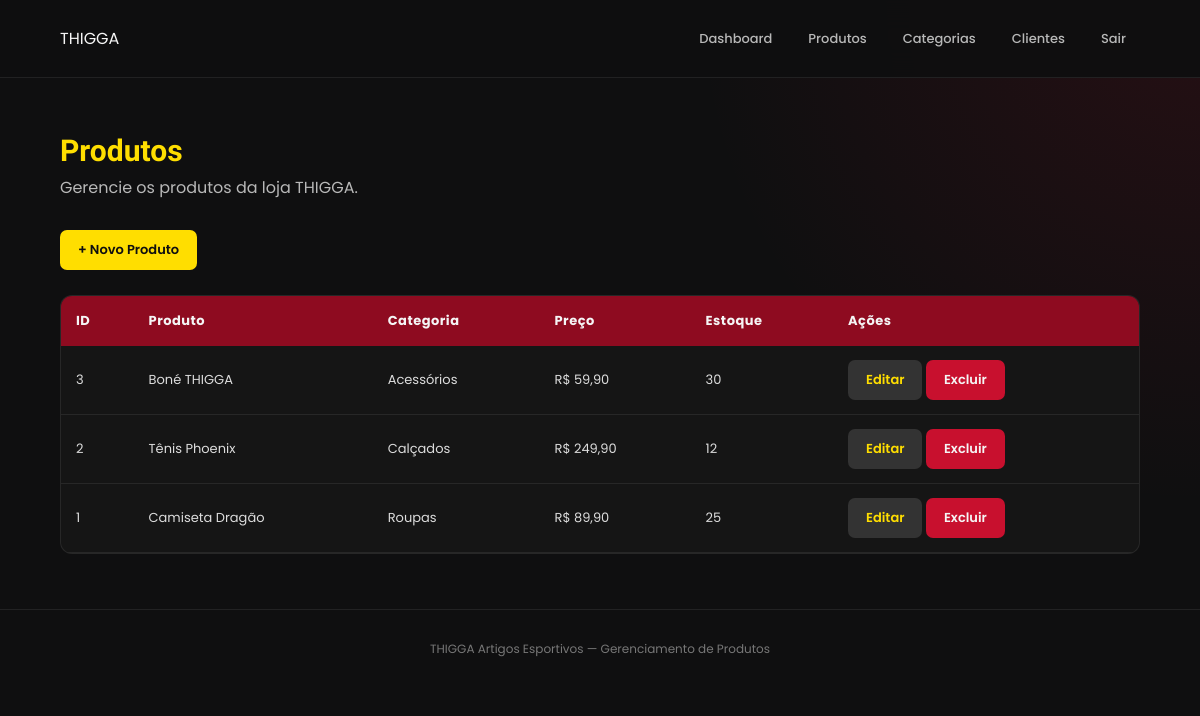
/admin/produtos/listar.php (signed in), run on an earlier commit of the app's database.
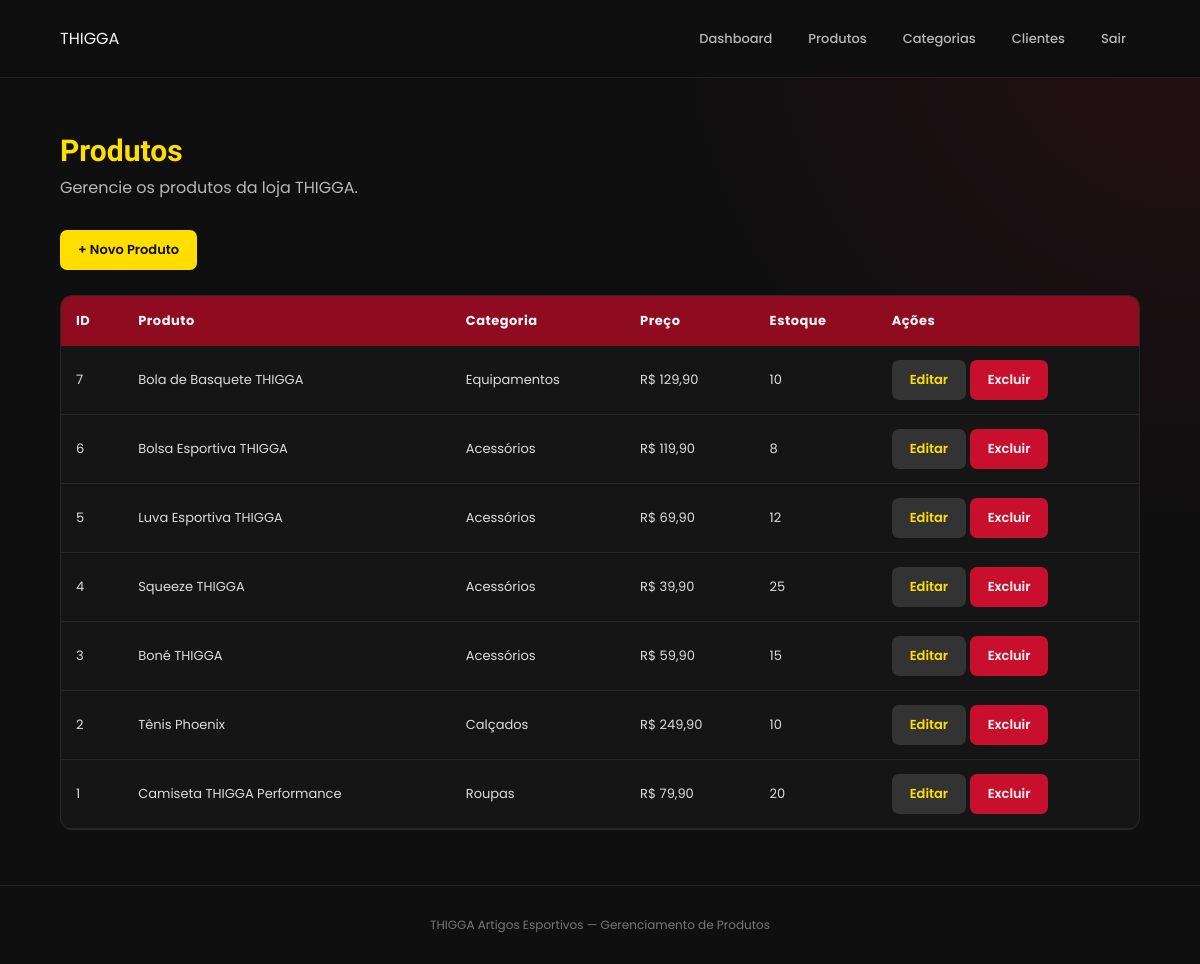
And on a later commit of the database.
### tables this page shows
CREATE TABLE IF NOT EXISTS produtos (

    id INT AUTO_INCREMENT PRIMARY KEY,

    nome VARCHAR(150) NOT NULL,

    descricao TEXT,

    preco DECIMAL(10,2) NOT NULL DEFAULT 0.00,

    estoque INT NOT NULL DEFAULT 0,

    imagem VARCHAR(255),

    categoria_id INT,

    CONSTRAINT fk_produto_categoria
        FOREIGN KEY (categoria_id)
        REFERENCES categorias(id)
        ON DELETE SET NULL
        ON UPDATE CASCADE

);

CREATE TABLE IF NOT EXISTS categorias (

    id INT AUTO_INCREMENT PRIMARY KEY,

    nome VARCHAR(100) NOT NULL,

    descricao TEXT

);

### admin/produtos/listar.php (the view, shortened to what this page needs)
<?php
require_once "../../config/conexao.php";
$sql = "
    SELECT
        produtos.id,
        produtos.nome,
        produtos.descricao,
        produtos.preco,
        produtos.estoque,
        categorias.nome AS categoria
    FROM produtos
    LEFT JOIN categorias
        ON produtos.categoria_id = categorias.id
    ORDER BY produtos.id DESC
";
$stmt = $pdo->query($sql);
$produtos = $stmt->fetchAll(PDO::FETCH_ASSOC);
?>
<!DOCTYPE html>
<html lang="pt-BR">
<head>
    <link
        rel="stylesheet"
        href="../../assets/css/admin.css"
    >
</head>
<body>
<header class="admin-header">
    <div class="admin-logo">
        THIGGA
    </div>
    <nav class="admin-menu">
        <a href="../dashboard.php">
            Dashboard
        </a>
        <a href="listar.php">
            Produtos
        </a>
        <a href="../categorias/listar.php">
            Categorias
        </a>
        <a href="../clientes/listar.php">
            Clientes
        </a>
        <a href="../logout.php">
            Sair
        </a>
    </nav>
</header>
<main class="admin-container">
    <div class="admin-titulo">
        <h1>
            Produtos
        </h1>
        <p>
            Gerencie os produtos da loja THIGGA.
        </p>
    </div>
    <div style="margin-bottom:25px;">
        <a
            href="novo.php"
            class="btn-admin btn-novo"
        >
            + Novo Produto
        </a>
    </div>
    <div class="tabela-container">
        <table class="tabela">
            <thead>
                <tr>
                    <th>ID</th>
                    <th>Produto</th>
                    <th>Categoria</th>
                    <th>Preço</th>
                    <th>Estoque</th>
                    <th>Ações</th>
                </tr>
            </thead>
            <tbody>
                <?php if (count($produtos) > 0): ?>
                    <?php foreach ($produtos as $produto): ?>
                        <tr>
                            <td>
                                <?php
                                echo $produto["id"];
                                ?>
                            </td>
                            <td>
                                <?php
                                echo htmlspecialchars(
                                    $produto["nome"]
                                );
                                ?>
                            </td>
                            <td>
                                <?php
                                echo htmlspecialchars(
                                    $produto["categoria"]
                                    ?? "Sem categoria"
                                );
                                ?>
                            </td>
                            <td>
                                R$
                                <?php
                                echo number_format(
                                    $produto["preco"],
                                    2,
                                    ",",
                                    "."
                                );
                                ?>
                            </td>
                            <td>
                                <?php
                                echo $produto["estoque"];
                                ?>
                            </td>
                            <td>
                                <a
                                    href="editar.php?id=<?php echo $produto['id']; ?>"
                                    class="btn-admin btn-editar"
                                >
                                    Editar
                                </a>
                                <a
                                    href="excluir.php?id=<?php echo $produto['id']; ?>"
                                    class="btn-admin btn-excluir"
                                >
                                    Excluir
                                </a>
                            </td>
                        </tr>
                    <?php endforeach; ?>
                <?php endif; ?>
            </tbody>
        </table>
    </div>
</main>
<footer class="admin-footer">
    THIGGA Artigos Esportivos —
    Gerenciamento de Produtos
</footer>
</body>
</html>

### assets/css/admin.css (style rules this page uses)
:root { --vermelho: #C8102E; --vermelho-escuro: #8E0B20; --preto: #0F0F10; --preto2: #151515; --preto3: #1D1D1D; --branco: #F5F5F5; --cinza: #B8B8B8; --cinza2: #777777; --dourado: #D4AF37; --dourado-claro: #FFDE00; --borda: rgba(255, 255, 255, .08); }
* { margin: 0; padding: 0; box-sizing: border-box; }
html { scroll-behavior: smooth; }
body { min-height: 100vh; font-family: "Poppins", sans-serif; background: radial-gradient( circle at top right, rgba(200, 16, 46, .12), transparent 35% ), var(--preto); color: var(--branco); }
.admin-header { min-height: 78px; padding: 0 5%; display: flex; align-items: center; justify-content: space-between; gap: 30px; position: sticky; top: 0; z-index: 1000; background: rgba(15, 15, 16, .96); border-bottom: 1px solid var(--borda); backdrop-filter: blur(15px); }
.admin-menu { display: flex; align-items: center; gap: 8px; }
.admin-menu a { padding: 10px 14px; border-radius: 7px; color: var(--cinza); text-decoration: none; font-size: 13px; font-weight: 500; transition: .25s; }
.admin-container { width: 90%; max-width: 1250px; margin: 0 auto; padding: 55px 0; }
.admin-titulo { margin-bottom: 30px; }
.admin-titulo h1 { font-family: "Orbitron", sans-serif; color: var(--dourado-claro); font-size: 30px; }
.admin-titulo p { margin-top: 7px; color: var(--cinza); }
.tabela-container { width: 100%; overflow-x: auto; background: var(--preto2); border: 1px solid var(--borda); border-radius: 12px; }
.tabela { width: 100%; min-width: 700px; border-collapse: collapse; }
.tabela th { padding: 15px; background: var(--vermelho-escuro); color: var(--branco); text-align: left; font-size: 13px; letter-spacing: .5px; }
.tabela td { padding: 14px 15px; border-bottom: 1px solid var(--borda); color: #ddd; font-size: 13px; }
.tabela tbody tr { transition: .2s; }
.btn-admin { display: inline-block; padding: 10px 18px; border: none; border-radius: 7px; text-decoration: none; font-family: "Poppins", sans-serif; font-size: 13px; font-weight: 600; cursor: pointer; transition: .25s; }
.btn-novo { background: var(--dourado-claro); color: var(--preto); }
.btn-editar { background: #333; color: var(--dourado-claro); }
.btn-excluir { background: var(--vermelho); color: var(--branco); }
.admin-footer { padding: 30px 15px; border-top: 1px solid var(--borda); color: var(--cinza2); text-align: center; font-size: 12px; }

What changed in the data, as far as the page shows it:
added produtos: id "7", nome "Bola de Basquete THIGGA", categoria.nome "Equipamentos", preco "129,90", estoque "10"
added produtos: id "6", nome "Bolsa Esportiva THIGGA", categoria.nome "Acessórios", preco "119,90", estoque "8"
added produtos: id "5", nome "Luva Esportiva THIGGA", categoria.nome "Acessórios", preco "69,90", estoque "12"
added produtos: id "4", nome "Squeeze THIGGA", categoria.nome "Acessórios", preco "39,90", estoque "25"
changed produtos "Boné THIGGA": estoque "30" → "15"
changed produtos "Tênis Phoenix": estoque "12" → "10"
changed produtos "Roupas": nome "Camiseta Dragão" → "Camiseta THIGGA Performance"; preco "89,90" → "79,90"; estoque "25" → "20"
